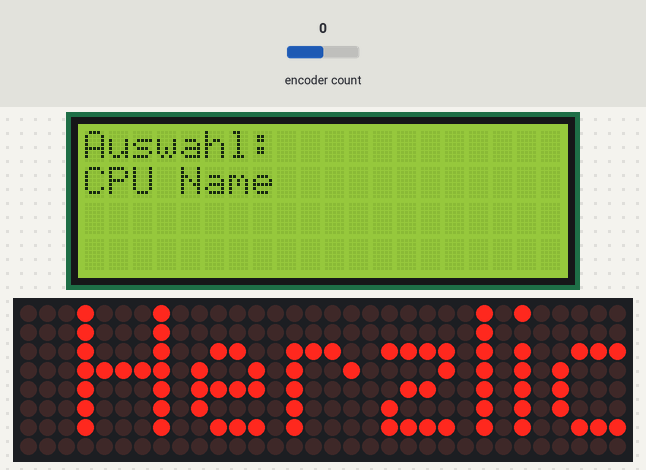
A sketch run on a simulated ESP8266 (NodeMCU). Shown: 20×4 character LCD, 32×8 LED matrix. Inputs (shaded band) come from the test bench; at power-on: encoder count 0. WiFi joins after 1.5 s; servers stay silent unless stated; what the sketch prints to the serial monitor is not drawn.

Above: at 4.4 s.
4.5 s: encoder count set to 1
At 25.16 s:
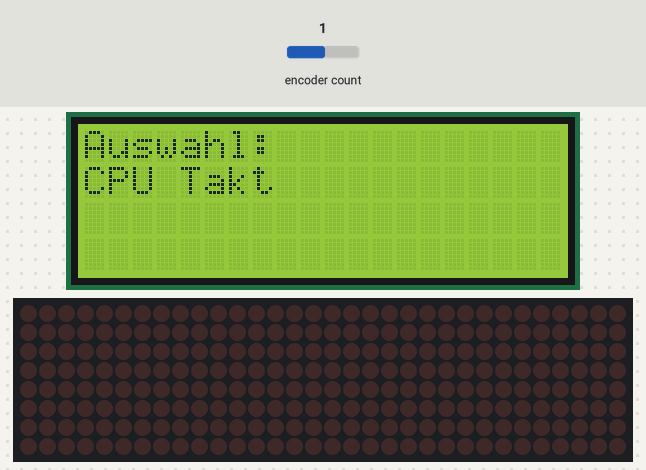
26.5 s: encoder count set to 2
At 26.59 s:
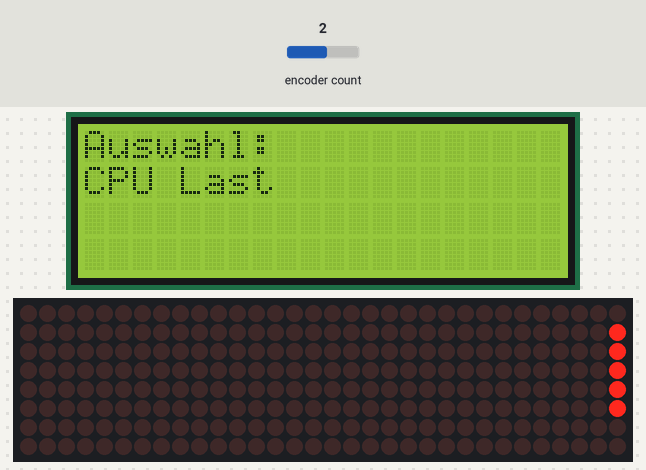
28.3 s: encoder count set to 3
At 28.43 s:
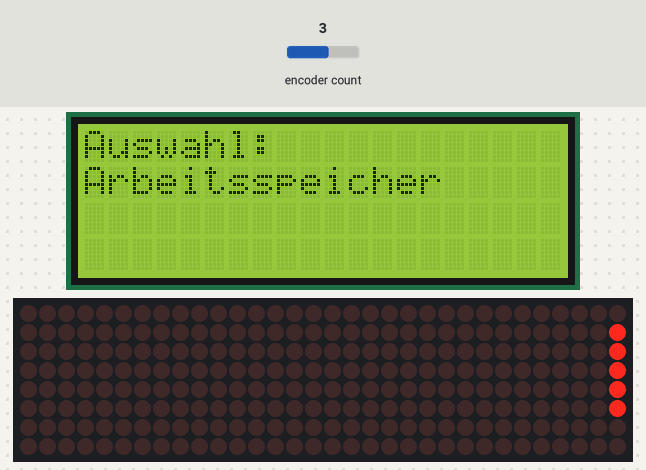
30.0 s: encoder count set to 4
At 30.17 s:
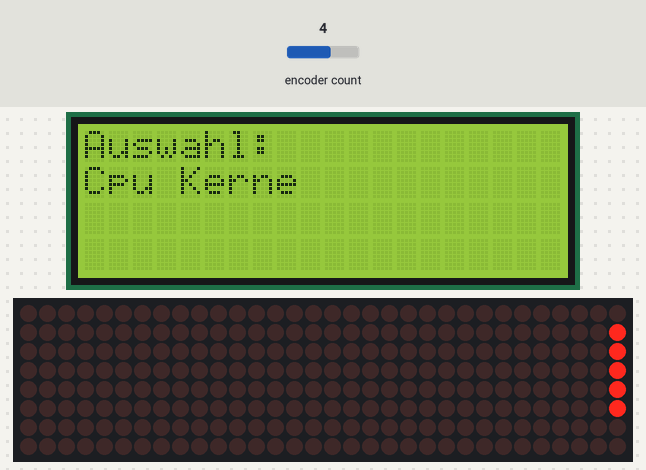
31.8 s: encoder count set to 5
At 31.9 s:
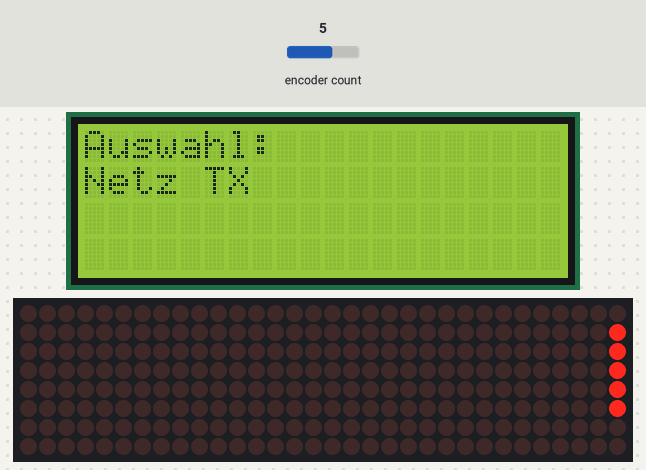
33.6 s: encoder count set to 6
At 33.73 s:
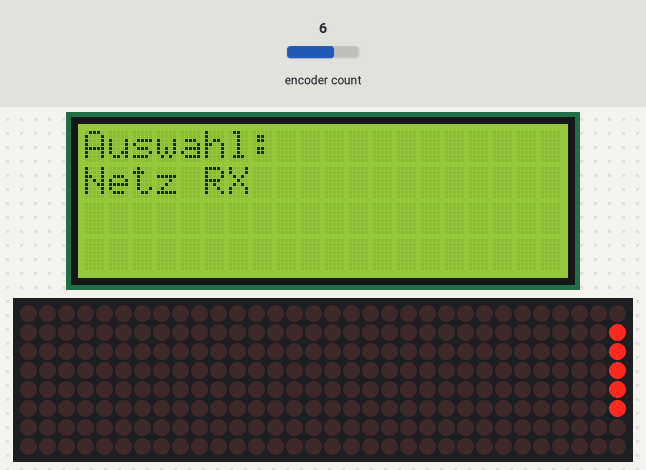

Measured:
- after the input at 4.5 s, the display: first differs from a run without the input after 20.6 s (image 1)
- after the input at 26.5 s, the display: changes at once (image 2)
- after the input at 28.3 s, the display: first changes at once (image 3 shows a later state)
- after the input at 30.0 s, the display: first changes after 0.07 s (image 4 shows a later state)
- after the input at 31.8 s, the display: changes after 0.05 s (image 5)
- after the input at 33.6 s, the display: first changes at once (image 6 shows a later state)

The sketch:

ESP8266_PC_LIVEDATEN_Final.ino
```cpp
#include <Wire.h>
#include <LiquidCrystal_I2C.h>
#include <MD_Parola.h>
#include <MD_MAX72XX.h>
#include <SPI.h>
#include <Encoder.h>
#include <ESP8266WiFi.h>
#include <ESP8266WebServer.h>

// LCD2004
LiquidCrystal_I2C lcd(0x27, 20, 4);

// Dot-Matrix
#define HARDWARE_TYPE MD_MAX72XX::FC16_HW
#define MAX_DEVICES 4
#define DATA_PIN 13 // D7
#define CLK_PIN 14  // D5
#define CS_PIN 15   // D8

MD_Parola matrix = MD_Parola(HARDWARE_TYPE, DATA_PIN, CLK_PIN, CS_PIN, MAX_DEVICES);

// Encoder
Encoder myEnc(12, 0);  // D6, D3
long lastPosition = -1;

// WLAN
const char* ssid = "EUER WLAN NAME";
const char* password = "EUER WLAN PASSWORT";
ESP8266WebServer server(80);

// Systemdaten
String values[] = {
  "Warte auf Daten...", "0 MHz", "0%", "0 GB 0%", "0%",
  "0MB", "0MB", "0 Min", "?"
};
const char* labels[] = {
  "CPU Name", "CPU Takt", "CPU Last", "Arbeitsspeicher", "Cpu Kerne",
  "Netz TX", "Netz RX", "Uptime", "Betriebssystem"
};
int numItems = sizeof(labels) / sizeof(labels[0]);
int currentIndex = 0;

// Begrüßung
bool welcomeShown = false;

void handleUpdate() {
  if (server.hasArg("cpu_name")) values[0] = server.arg("cpu_name");
  if (server.hasArg("cpu_freq")) values[1] = server.arg("cpu_freq") + " MHz";
  if (server.hasArg("cpu_usage")) values[2] = server.arg("cpu_usage") + "%";
  if (server.hasArg("ram_total") && server.hasArg("ram_usage"))
    values[3] = server.arg("ram_total") + " GB " + server.arg("ram_usage") + "%";
  if (server.hasArg("cpu_cores")) values[4] = server.arg("cpu_cores") + " Kerne";
  if (server.hasArg("net_sent")) values[5] = server.arg("net_sent") + "MB";
  if (server.hasArg("net_recv")) values[6] = server.arg("net_recv") + "MB";
  if (server.hasArg("uptime")) values[7] = server.arg("uptime") + " Min";
  if (server.hasArg("os_name")) values[8] = server.arg("os_name");

  server.send(200, "text/plain", "OK");
}

void setup() {
  Serial.begin(115200);

  // LCD
  lcd.init();
  lcd.backlight();
  lcd.setCursor(0, 0);
  lcd.print("Auswahl:");
  lcd.setCursor(0, 1);
  lcd.print(labels[currentIndex]);

  // Matrix
  matrix.begin();
  matrix.setIntensity(5);
  matrix.displayClear();
  matrix.displayText("Herzlich Willkommen bei Arduino fuer Anfaenger", PA_LEFT, 100, 0, PA_SCROLL_LEFT, PA_SCROLL_LEFT);

  // WLAN
  WiFi.begin(ssid, password);
  Serial.print("Verbindet mit WLAN...");
  while (WiFi.status() != WL_CONNECTED) {
    delay(500);
    Serial.print(".");
  }
  Serial.println("\nVerbunden!");
  Serial.print("IP-Adresse: ");
  Serial.println(WiFi.localIP());

  server.on("/update", handleUpdate);
  server.begin();
  Serial.println("Webserver läuft!");
}

void loop() {
  server.handleClient();

  // Begrüßung abspielen
  if (!welcomeShown) {
    if (matrix.displayAnimate()) {
      // Begrüßung ist fertig
      matrix.displayText(values[currentIndex].c_str(), PA_LEFT, 100, 0, PA_SCROLL_LEFT, PA_SCROLL_LEFT);
      welcomeShown = true;
    }
    return;
  }

  // Encoder auslesen
  long newPosition = myEnc.read() / 4;
  if (newPosition != lastPosition) {
    lastPosition = newPosition;
    currentIndex = newPosition % numItems;
    if (currentIndex < 0) currentIndex += numItems;

    lcd.setCursor(0, 1);
    lcd.print("                ");
    lcd.setCursor(0, 1);
    lcd.print(labels[currentIndex]);

    matrix.displayClear();
    matrix.displayText(values[currentIndex].c_str(), PA_LEFT, 100, 0, PA_SCROLL_LEFT, PA_SCROLL_LEFT);
  }

  // Wichtig: Text erneut setzen, wenn durchgelaufen
  if (matrix.displayAnimate()) {
    matrix.displayText(values[currentIndex].c_str(), PA_LEFT, 100, 0, PA_SCROLL_LEFT, PA_SCROLL_LEFT);
  }

  delay(50);
}
```
